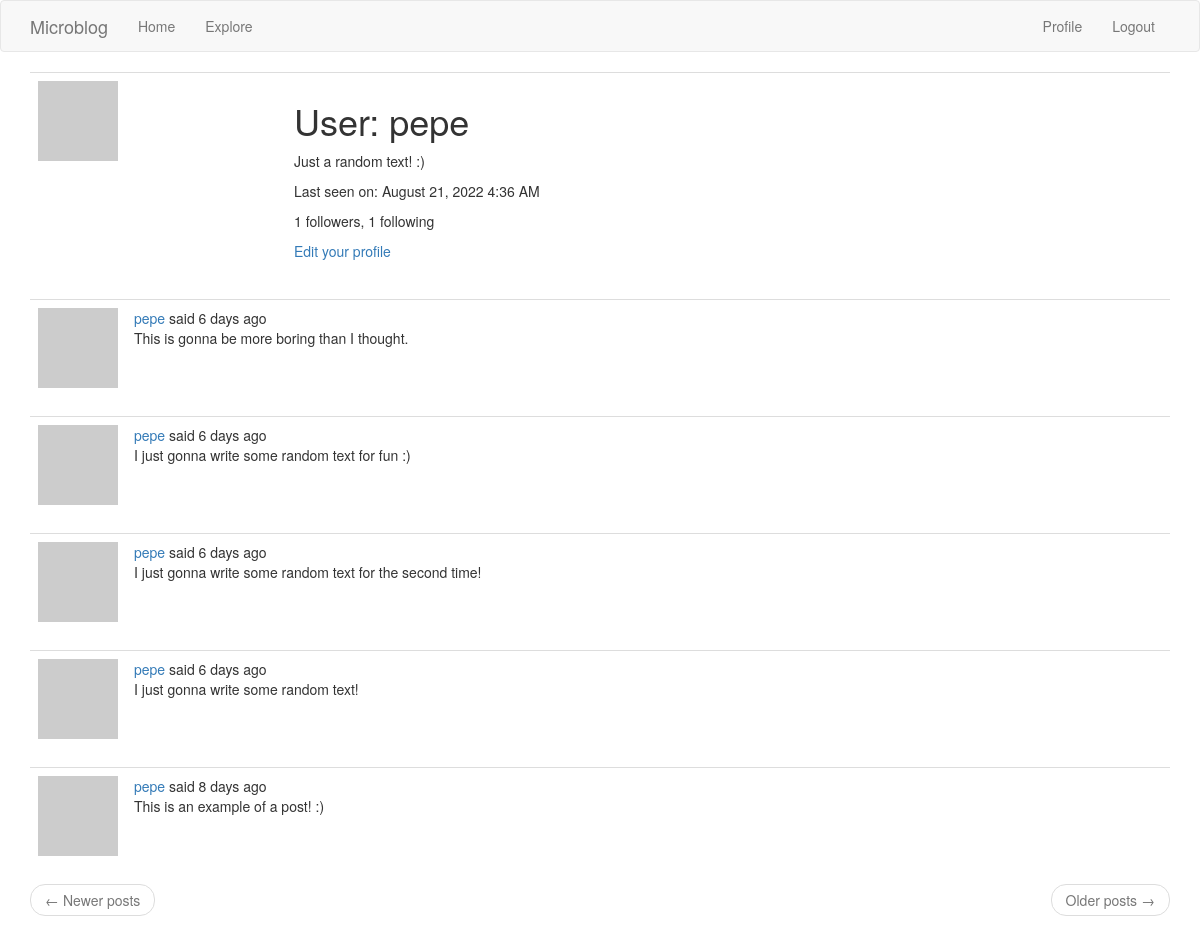
/user/pepe (signed in), run on an earlier commit of the app's database.
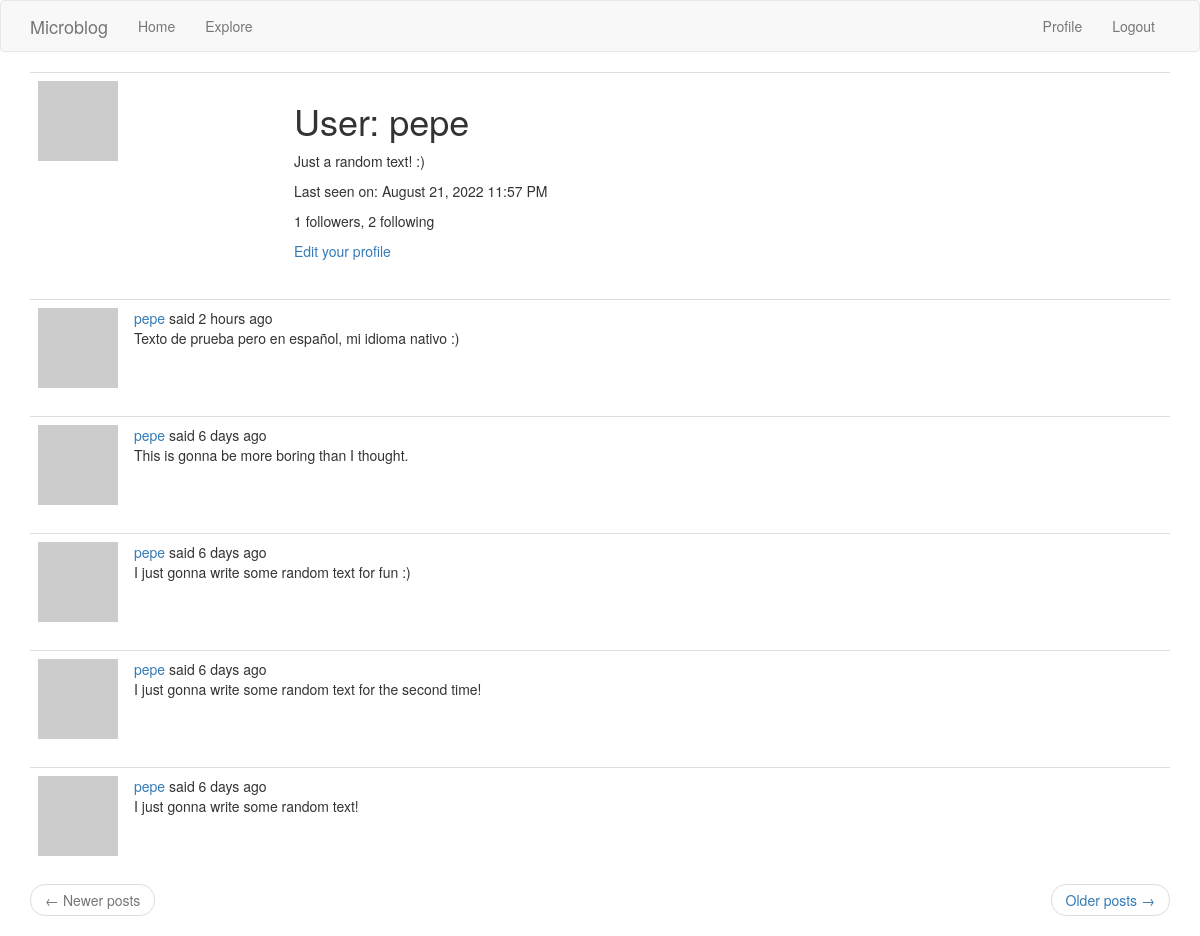
And on a later commit of the database.
### flaskr/models.py (models this page shows, shortened)
class User(UserMixin, db.Model):
    id = db.Column(db.Integer, primary_key=True)
    username = db.Column(db.String(64), index=True, unique=True)
    email = db.Column(db.String(120), index=True, unique=True)
    password_hash = db.Column(db.String(128))
    about_me = db.Column(db.String(140))
    last_seen = db.Column(db.DateTime, default=datetime.utcnow)
    posts = db.relationship("Post", backref="author", lazy="dynamic")
    followed = db.relationship("User", secondary=followers,
                               primaryjoin=(followers.c.follower_id == id),
                               secondaryjoin=(followers.c.followed_id == id),
                               backref=db.backref("followers", lazy="dynamic"), lazy="dynamic")
    def avatar(self, size):
        digest = md5(self.email.lower().encode("utf-8")).hexdigest()
        return "https://www.gravatar.com/avatar/{}?d=identicon&s={}".format(
            digest, size)

class Post(db.Model):
    id = db.Column(db.Integer, primary_key=True)
    body = db.Column(db.String(140))
    timestamp = db.Column(db.DateTime, index=True, default=datetime.utcnow)
    language = db.Column(db.String(5))
    user_id = db.Column(db.Integer, db.ForeignKey("user.id"))

### flaskr/routes.py (the view)
@app.route("/user/<username>")
@login_required
def user(username):
    user = User.query.filter_by(username=username).first_or_404()
    page = request.args.get("page", 1, type=int)
    posts = user.posts.order_by(Post.timestamp.desc()).paginate(
        page, app.config["POSTS_PER_PAGE"], False)
    next_url = url_for("user", username=user.username, page=posts.next_num) \
            if posts.has_next else None
    prev_url = url_for("user", username=user.username, page=posts.prev_num) \
            if posts.has_prev else None
    form = EmptyForm()
    return render_template("profile/user.html", user=user, posts=posts.items,
                           form=form, next_url=next_url, prev_url=prev_url)

### flaskr/models.py (called while the page is built)
@login.user_loader
def load_user(id):
    return User.query.get(int(id))

### flaskr/routes.py (called while the page is built)
@app.before_request
def before_request():
    if current_user.is_authenticated:
        current_user.last_seen = datetime.utcnow()
        db.session.commit()
    g.locale = str(get_locale())

### flaskr/templates/profile/user.html (shortened to what this page needs)
{% extends "base.html" %}
{% block app_content %}
    <table class="table table-hover">
        <tr>
            <td width="256px"><img src="{{ user.avatar(256) }}"></td>
            <td>
                <h1>{{ _('User') }}: {{ user.username }}</h1>
                {% if user.about_me %}
                    <p>{{ user.about_me }}</p>
                {% endif %}
                {% if user.last_seen %}
                    <p>
                        {{ _('Last seen on') }}: {{ moment(user.last_seen).format('LLL') }}
                    </p>
                {% endif %}
                <p>
                    {{ _('%(count)d followers', count=user.followers.count()) }}, {{ _('%(count)d following', count=user.followed.count()) }}
                </p>
                {% if user == current_user %}
                    <p>
                        <a href="{{ url_for('edit_user') }}">
                            {{ _('Edit your profile') }}
                        </a>
                    </p>
                {% endif %}
            </td>
        </tr>
    </table>
    {% for post in posts %}
        {% include 'portions/_post.html' %}
    {% endfor %}
    <nav aria-label="...">
        <ul class="pager">
            <li class="previous{% if not prev_url %} disabled{% endif %}">
                <a href="{{ prev_url or '#' }}">
                    <span aria-hidden="true">&larr;</span> {{ _('Newer posts') }}
                </a>
            </li>
            <li class="next{% if not next_url %} disabled{% endif %}">
                <a href="{{ next_url or '#' }}">
                    {{ _('Older posts') }} <span aria-hidden="true">&rarr;</span>
                </a>
            </li>
        </ul>
    </nav>
{% endblock app_content %}

### flaskr/templates/portions/_post.html (shortened to what this page needs)
<table class="table table-hover">
    <tr>
        <td width="70px">
            <a href="{{ url_for('user', username=post.author.username) }}">
                <img src="{{ post.author.avatar(70) }}" />
            </a>
        </td>
        <td>
            {{ _('%(username)s said %(when)s',
            username=user_link, when=moment(post.timestamp).fromNow()) }}
            <br/>
            <span id="post{{ post.id }}">
                {{ post.body }}
            </span>
        </td>
    </tr>
</table>

What changed in the data, as far as the page shows it:
no longer on this page (row unchanged): Post: body "This is an example of a post! :)"
changed User "pepe": last_seen "August 21, 2022 4:36 AM" → "August 21, 2022 11:57 PM"
added Post: body "Texto de prueba pero en español, mi idioma nativo :)"
Also different on the page:
text no longer shown: "1 following"
text now shown: "2 following"
